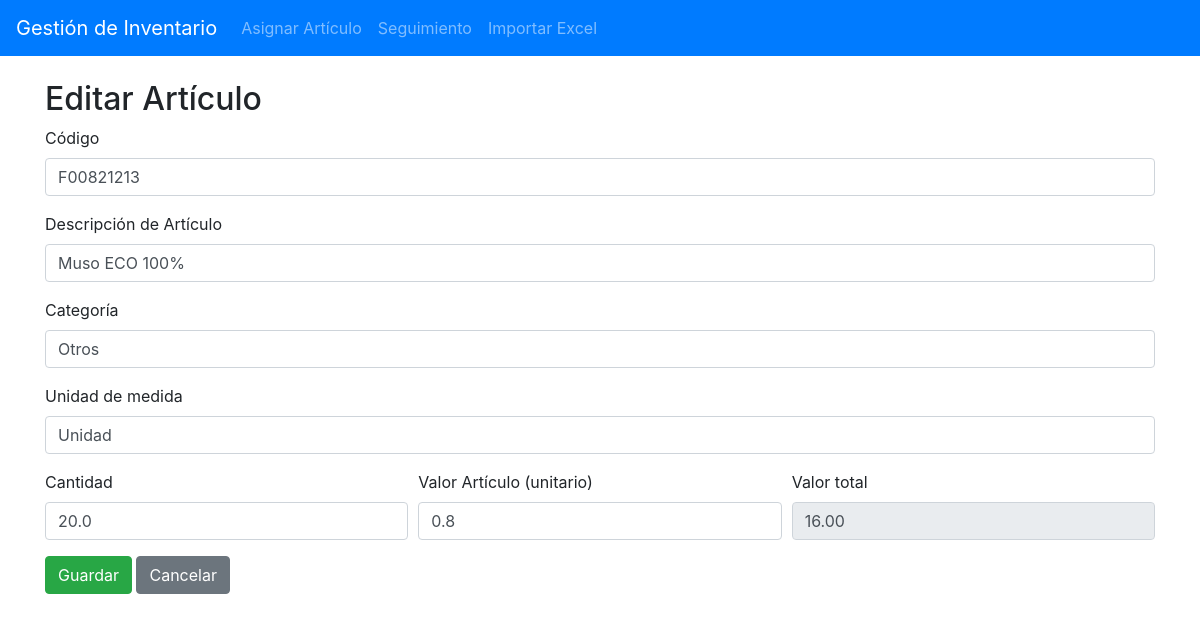
The page /item/edit/77 on the database its author committed.
### inventory_app/app.py (models this page shows, shortened)
class Item(db.Model):
    id = db.Column(db.Integer, primary_key=True)
    code = db.Column(db.String(64), unique=False, nullable=False)
    description = db.Column(db.String(256), nullable=False)
    category = db.Column(db.String(128), nullable=True)
    unit = db.Column(db.String(64), nullable=True)
    quantity = db.Column(db.Float, nullable=False)
    unit_value = db.Column(db.Float, nullable=False)
    total_value = db.Column(db.Float, nullable=False)
    assigned_at = db.Column(db.DateTime, default=datetime.utcnow)

### inventory_app/app.py (the view, shortened to what this page needs)
@app.route('/item/edit/<int:item_id>', methods=['GET', 'POST'])
def edit_item(item_id):
    item = Item.query.get_or_404(item_id)
    return render_template('edit_item.html', item=item)

### inventory_app/templates/edit_item.html (shortened to what this page needs)
{% extends 'base.html' %}
{% block content %}
<h2>Editar Artículo</h2>
<form method="post">
  <div class="form-group">
    <label for="code">Código</label>
    <input type="text" class="form-control" id="code" name="code" value="{{ item.code }}" required>
  </div>
  <div class="form-group">
    <label for="description">Descripción de Artículo</label>
    <input type="text" class="form-control" id="description" name="description" value="{{ item.description }}" required>
  </div>
  <div class="form-group">
    <label for="category">Categoría</label>
    <input type="text" class="form-control" id="category" name="category" value="{{ item.category }}">
  </div>
  <div class="form-group">
    <label for="unit">Unidad de medida</label>
    <input type="text" class="form-control" id="unit" name="unit" value="{{ item.unit }}">
  </div>
  <div class="form-row">
    <div class="form-group col-md-4">
      <label for="quantity">Cantidad</label>
      <input type="number" step="any" min="0" class="form-control" id="quantity" name="quantity" value="{{ item.quantity }}" required>
    </div>
    <div class="form-group col-md-4">
      <label for="unit_value">Valor Artículo (unitario)</label>
      <input type="number" step="any" min="0" class="form-control" id="unit_value" name="unit_value" value="{{ item.unit_value }}" required>
    </div>
    <div class="form-group col-md-4">
      <label for="total_value">Valor total</label>
      <input type="text" class="form-control" id="total_value" name="total_value" readonly value="{{ item.total_value }}">
    </div>
  </div>
  <button type="submit" class="btn btn-success">Guardar</button>
  <a class="btn btn-secondary" href="{{ url_for('tracking') }}">Cancelar</a>
</form>
{% endblock %}

### rows shown on the page
Item: code "F00821213", description "Muso ECO 100%", category "Otros", unit "Unidad", quantity "20.0", unit_value "0.8", total_value "16.00"
